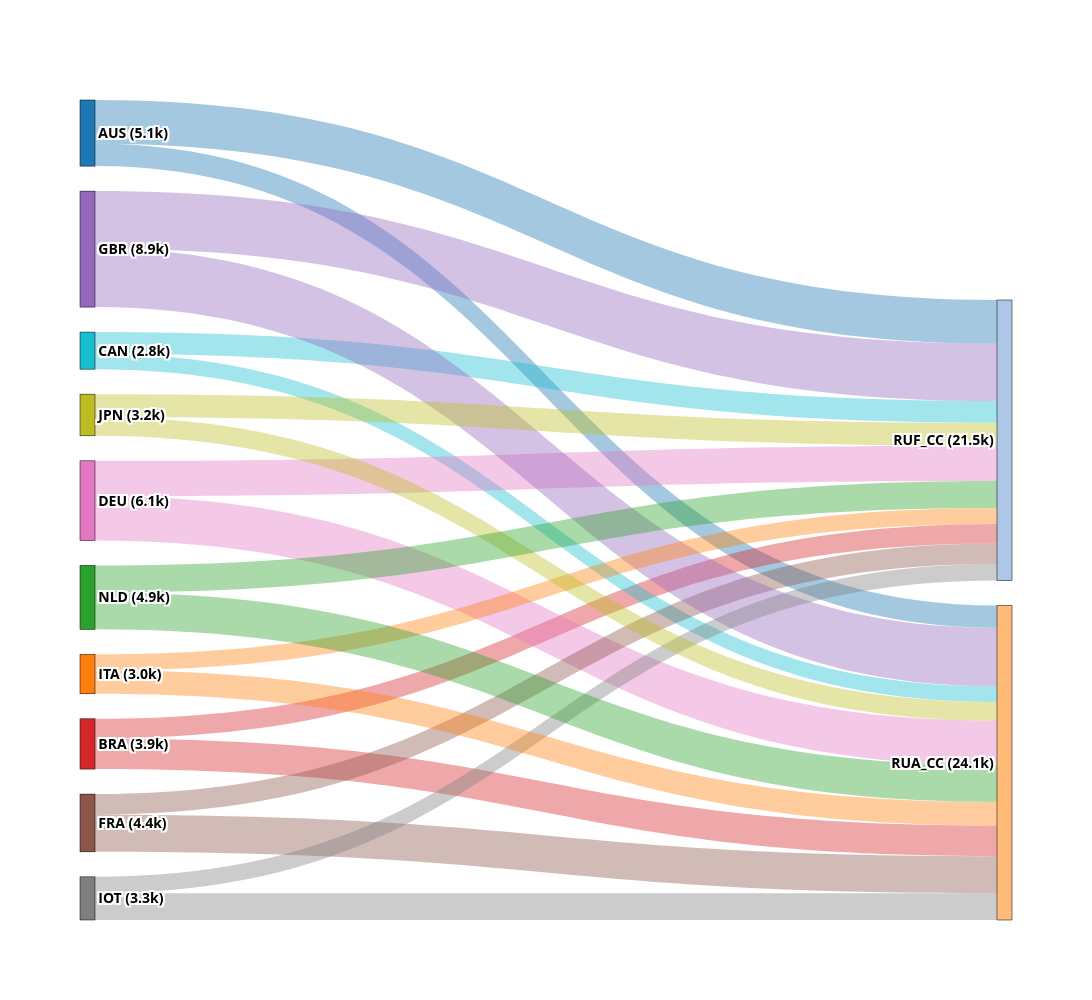

Notebook source saved alongside this figure:
### Code cell
# Sanky diagram of top countries
with Neo4jConnection(URI, "neo4j", NEO4J_PASSWD) as conn:
    source_pdf = conn.query_to_df("""
        MATCH (src)-[r]->(dst)
        WHERE  src.domain_type <> "rua_domain" 
            AND src.domain_type <> "ruf_domain"
            AND (dst.domain_type = "rua_domain" OR dst.domain_type = "ruf_domain")
        WITH src.country AS source_country, COUNT(r) AS outgoing_links
        RETURN source_country, outgoing_links
        ORDER BY outgoing_links DESC
        LIMIT 10;
    """)

    destination_pdf = conn.query_to_df("""
        // Get top 10 source countries
        MATCH (src)-[r]->(dst)
        WHERE src.domain_type <> "rua_domain" 
            AND src.domain_type <> "ruf_domain"
            AND (dst.domain_type = "rua_domain" OR dst.domain_type = "ruf_domain")
        WITH src.country AS source_country, COUNT(r) AS outgoing_links
        ORDER BY outgoing_links DESC
        LIMIT 10
        WITH COLLECT(source_country) AS top_sources

        MATCH (src)-[r]->(dst)
        WHERE (dst.domain_type = "rua_domain" OR dst.domain_type = "ruf_domain")
            AND src.domain_type <> "rua_domain"
            AND src.domain_type <> "ruf_domain"
            AND src.country IN top_sources  // limit to the top sources to make the sankey diagram sense otherwise the flows won't match
        WITH dst.country AS dest_country, COUNT(r) AS incoming_links
        RETURN dest_country, incoming_links
        ORDER BY incoming_links DESC
        LIMIT 10;
    """)

    flow_pdf = conn.query_to_df("""
        // Get top 10 source countries (excluding RUA_CC and RUF_CC)
        MATCH (src)-[r]->(dst)
        WHERE src.domain_type <> "rua_domain" 
            AND src.domain_type <> "ruf_domain"
            AND (dst.domain_type = "rua_domain" OR dst.domain_type = "ruf_domain")
        WITH src.country AS source_country, COUNT(r) AS outgoing_links
        ORDER BY outgoing_links DESC
        LIMIT 10
        WITH COLLECT(source_country) AS top_sources

        // Get top 10 destination countries (only RUA_CC and RUF_CC)
        MATCH (src)-[r]->(dst)
        WHERE (dst.domain_type = "rua_domain" OR dst.domain_type = "ruf_domain")
            AND src.domain_type <> "rua_domain"
            AND src.domain_type <> "ruf_domain"
        WITH dst.country AS dest_country, COUNT(r) AS incoming_links, top_sources
        ORDER BY incoming_links DESC
        LIMIT 10
        WITH COLLECT(dest_country) AS top_destinations, top_sources

        // Now get the flow data
        MATCH (src)-[r]->(dst)
        WHERE src.country IN top_sources
            AND (dst.domain_type = "rua_domain" OR dst.domain_type = "ruf_domain")
            AND src.domain_type <> "rua_domain"
            AND src.domain_type <> "ruf_domain"
        WITH
            src.country AS source,
            CASE
                WHEN src.country = dst.country AND (dst.domain_type = "rua_domain" OR dst.domain_type = "ruf_domain") AND (src.domain_type <> "rua_domain" AND src.domain_type <> "ruf_domain") THEN "Own country"
                WHEN dst.country IN top_destinations AND (dst.domain_type = "rua_domain" OR dst.domain_type = "ruf_domain") AND (src.domain_type <> "rua_domain" AND src.domain_type <> "ruf_domain") THEN dst.country
                WHEN dst.domain_type = "rua_domain" OR dst.domain_type = "ruf_domain" AND (src.domain_type <> "rua_domain" AND src.domain_type <> "ruf_domain") THEN "Other countries"
            ELSE NULL
            END AS destination,
            COUNT(r) AS flow_count,
            top_destinations
        WHERE destination IS NOT NULL
        RETURN source, destination, flow_count
        ORDER BY source, flow_count DESC;
    """)


def create_sankey_diagram(df_sources, df_destinations, df_flows, filename):
    """
    Create a Sankey diagram showing flows between top source and destination countries.
    
    Parameters:
    df_sources: DataFrame with columns ['source_country', 'outgoing_links'] - Top sources
    df_destinations: DataFrame with columns ['dest_country', 'incoming_links'] - Top destinations  
    df_flows: DataFrame with columns ['source', 'destination', 'flow_count'] - Flow data
    """
    # Get top 10 countries from each DataFrame
    top_sources = set(df_sources.head(10)['source_country'].tolist())
    top_destinations = set(df_destinations.head(8)['dest_country'].tolist())

    
    # Process flow data - only keep flows from top sources
    flows_filtered = df_flows[df_flows['source'].isin(top_sources)].copy()
    
    # Categorize destinations
    def categorize_destination(row):
        if row['source'] == row['destination']:
            return "Own country"
        elif row['destination'] in top_destinations:
            return row['destination']
        else:
            return "Other countries"
    
    flows_filtered['dest_category'] = flows_filtered.apply(categorize_destination, axis=1)
    
    # Aggregate flows by source and destination category
    flow_summary = flows_filtered.groupby(['source', 'dest_category'])['flow_count'].sum().reset_index()
    
    # Create node lists
    source_nodes = list(top_sources)
    dest_nodes = ['Own country', 'Other countries'] + [d for d in top_destinations if d not in top_sources]
    
    all_nodes = source_nodes + dest_nodes
    node_dict = {node: idx for idx, node in enumerate(all_nodes)}

    # Define colors
    colors = {
        'Own country': '#ff6b6b',
        'Other countries': '#95a5a6'
    }
    
    # Generate colors for other nodes
    plotly_colors = ['#1f77b4', '#ff7f0e', '#2ca02c', '#d62728', '#9467bd', 
                     '#8c564b', '#e377c2', '#7f7f7f', '#bcbd22', '#17becf',
                     '#aec7e8', '#ffbb78', '#98df8a', '#ff9896', '#c5b0d5']
    
    node_colors = []
    color_idx = 0
    for node in all_nodes:
        if node in colors:
            node_colors.append(colors[node])
        else:
            node_colors.append(plotly_colors[color_idx % len(plotly_colors)])
            color_idx += 1
    
    # Convert hex colors to rgba with transparency for links
    def hex_to_rgba(hex_color, alpha=0.4):
        """Convert hex color to rgba with specified alpha"""
        hex_color = hex_color.lstrip('#')
        rgb = tuple(int(hex_color[i:i+2], 16) for i in (0, 2, 4))
        return f'rgba({rgb[0]}, {rgb[1]}, {rgb[2]}, {alpha})'

    # Create labels with flow counts
    source_labels = []
    for country in source_nodes:
        total_outgoing = df_sources[df_sources['source_country'] == country]['outgoing_links'].iloc[0] if not df_sources[df_sources['source_country'] == country].empty else 0
        source_labels.append(f"{country} ({total_outgoing/1000:.1f}k)")
    
    dest_labels = []
    for dest in dest_nodes:
        if dest == "Own country":
            # Calculate own country total
            own_total = flow_summary[flow_summary['dest_category'] == 'Own country']['flow_count'].sum()
            dest_labels.append(f"Own country ({own_total/1000:.1f}k)")
        elif dest == "Other countries":
            # Calculate other countries total
            other_total = flow_summary[flow_summary['dest_category'] == 'Other countries']['flow_count'].sum()
            dest_labels.append(f"Other countries ({other_total/1000:.1f}k)")
        else:
            total_incoming = df_destinations[df_destinations['dest_country'] == dest]['incoming_links'].iloc[0] if not df_destinations[df_destinations['dest_country'] == dest].empty else 0
            dest_labels.append(f"{dest} ({total_incoming/1000:.1f}k)")

    all_labels = source_labels + dest_labels
    bold_labels_with_size = [
        f"<b><span style='color:black; text-shadow: \
        2px 2px 0px white, -2px -2px 0px white, 2px -2px 0px white, -2px 2px 0px white, \
        2px 0px 0px white, 0px 2px 0px white, -2px 0px 0px white, 0px -2px 0px white;'>{label}</span></b>"
        for label in all_labels
    ]

    # Create links using the flow_summary (this is the key fix)
    source = []
    target = []
    value = []
    
    for _, row in flow_summary.iterrows():
        source_idx = node_dict[row['source']]
        target_idx = node_dict[row['dest_category']]
        flow_value = row['flow_count']
        
        source.append(source_idx)
        target.append(target_idx)
        value.append(flow_value)

    # Create link colors based on source nodes
    link_colors = [hex_to_rgba(node_colors[src_idx]) for src_idx in source]


    # Create Sankey diagram with improved spacing
    fig = go.Figure(data=[go.Sankey(
        node=dict(
            pad=25,  # Increased padding between nodes
            thickness=15,  # Slightly thinner nodes
            line=dict(color="black", width=0.5),
            label=bold_labels_with_size,
            color=node_colors,
        ),
        link=dict(
            source=source,
            target=target,
            value=value,
            color=link_colors,
            hovertemplate='<b>%{source.label}</b> → <b>%{target.label}</b><br>' +
                 'Value: %{value:,.0f}<br>',
        )
    )])

    fig.update_layout(
        #annotations=annotations,
        title_text="",
        width=1500,  # Increased width
        height=1000,  # Increased height
        font_size=14,
        #margin=dict(l=100, r=100, t=100, b=100)  # Added margins
    )
    fig.show()
    # https://stackoverflow.com/questions/37241892/export-pdf-using-plotly-python
    plotly.io.write_image(fig, filename, format='pdf', width=1500, height=1000)



# display(source_pdf)
# display(destination_pdf)
# display(flow_pdf)
create_sankey_diagram(source_pdf.sort_values(by="source_country"), destination_pdf.sort_values(by="dest_country"), flow_pdf.sort_values(by="source"), 'figures/countryxcountry_sankey.pdf')

### Figure 1 — Plotly figure (JSON) as saved in the notebook; plotly's stock layout.template omitted (floating-point values rounded to 4 significant figures)
{"data": [{"link": {"color": ["rgba(31, 119, 180, 0.4)", "rgba(31, 119, 180, 0.4)", "rgba(214, 39, 40, 0.4)", "rgba(214, 39, 40, 0.4)", "rgba(23, 190, 207, 0.4)", "rgba(23, 190, 207, 0.4)", "rgba(227, 119, 194, 0.4)", "rgba(227, 119, 194, 0.4)", "rgba(140, 86, 75, 0.4)", "rgba(140, 86, 75, 0.4)", "rgba(148, 103, 189, 0.4)", "rgba(148, 103, 189, 0.4)", "rgba(127, 127, 127, 0.4)", "rgba(127, 127, 127, 0.4)", "rgba(255, 127, 14, 0.4)", "rgba(255, 127, 14, 0.4)", "rgba(188, 189, 34, 0.4)", "rgba(188, 189, 34, 0.4)", "rgba(44, 160, 44, 0.4)", "rgba(44, 160, 44, 0.4)"], "hovertemplate": "<b>%{source.label}</b> → <b>%{target.label}</b><br>Value: %{value:,.0f}<br>", "source": [0, 0, 3, 3, 9, 9, 6, 6, 5, 5, 4, 4, 7, 7, 1, 1, 8, 8, 2, 2], "target": [13, 12, 13, 12, 13, 12, 13, 12, 13, 12, 13, 12, 13, 12, 13, 12, 13, 12, 13, 12], "value": [1708, 3363, 2350, 1506, 1182, 1661, 3406, 2705, 2850, 1581, 4500, 4396, 2046, 1264, 1799, 1227, 1443, 1752, 2831, 2068]}, "node": {"color": ["#1f77b4", "#ff7f0e", "#2ca02c", "#d62728", "#9467bd", "#8c564b", "#e377c2", "#7f7f7f", "#bcbd22", "#17becf", "#ff6b6b", "#95a5a6", "#aec7e8", "#ffbb78"], "label": ["<b><span style='color:black; text-shadow:         2px 2px 0px white, -2px -2px 0px white, 2px -2px 0px white, -2px 2px 0px white,         2px 0px 0px white, 0px 2px 0px white, -2px 0px 0px white, 0px -2px 0px white;'>AUS (5.1k)</span></b>", "<b><span style='color:black; text-shadow:         2px 2px 0px white, -2px -2px 0px white, 2px -2px 0px white, -2px 2px 0px white,         2px 0px 0px white, 0px 2px 0px white, -2px 0px 0px white, 0px -2px 0px white;'>ITA (3.0k)</span></b>", "<b><span style='color:black; text-shadow:         2px 2px 0px white, -2px -2px 0px white, 2px -2px 0px white, -2px 2px 0px white,         2px 0px 0px white, 0px 2px 0px white, -2px 0px 0px white, 0px -2px 0px white;'>NLD (4.9k)</span></b>", "<b><span style='color:black; text-shadow:         2px 2px 0px white, -2px -2px 0px white, 2px -2px 0px white, -2px 2px 0px white,         2px 0px 0px white, 0px 2px 0px white, -2px 0px 0px white, 0px -2px 0px white;'>BRA (3.9k)</span></b>", "<b><span style='color:black; text-shadow:         2px 2px 0px white, -2px -2px 0px white, 2px -2px 0px white, -2px 2px 0px white,         2px 0px 0px white, 0px 2px 0px white, -2px 0px 0px white, 0px -2px 0px white;'>GBR (8.9k)</span></b>", "<b><span style='color:black; text-shadow:         2px 2px 0px white, -2px -2px 0px white, 2px -2px 0px white, -2px 2px 0px white,         2px 0px 0px white, 0px 2px 0px white, -2px 0px 0px white, 0px -2px 0px white;'>FRA (4.4k)</span></b>", "<b><span style='color:black; text-shadow:         2px 2px 0px white, -2px -2px 0px white, 2px -2px 0px white, -2px 2px 0px white,         2px 0px 0px white, 0px 2px 0px white, -2px 0px 0px white, 0px -2px 0px white;'>DEU (6.1k)</span></b>", "<b><span style='color:black; text-shadow:         2px 2px 0px white, -2px -2px 0px white, 2px -2px 0px white, -2px 2px 0px white,         2px 0px 0px white, 0px 2px 0px white, -2px 0px 0px white, 0px -2px 0px white;'>IOT (3.3k)</span></b>", "<b><span style='color:black; text-shadow:         2px 2px 0px white, -2px -2px 0px white, 2px -2px 0px white, -2px 2px 0px white,         2px 0px 0px white, 0px 2px 0px white, -2px 0px 0px white, 0px -2px 0px white;'>JPN (3.2k)</span></b>", "<b><span style='color:black; text-shadow:         2px 2px 0px white, -2px -2px 0px white, 2px -2px 0px white, -2px 2px 0px white,         2px 0px 0px white, 0px 2px 0px white, -2px 0px 0px white, 0px -2px 0px white;'>CAN (2.8k)</span></b>", "<b><span style='color:black; text-shadow:         2px 2px 0px white, -2px -2px 0px white, 2px -2px 0px white, -2px 2px 0px white,         2px 0px 0px white, 0px 2px 0px white, -2px 0px 0px white, 0px -2px 0px white;'>Own country (0.0k)</span></b>", "<b><span style='color:black; text-shadow:         2px 2px 0px white, -2px -2px 0px white, 2px -2px 0px white, -2px 2px 0px white,         2px 0px 0px white, 0px 2px 0px white, -2px 0px 0px white, 0px -2px 0px white;'>Other countries (0.0k)</span></b>", "<b><span style='color:black; text-shadow:         2px 2px 0px white, -2px -2px 0px white, 2px -2px 0px white, -2px 2px 0px white,         2px 0px 0px white, 0px 2px 0px white, -2px 0px 0px white, 0px -2px 0px white;'>RUF_CC (21.5k)</span></b>", "<b><span style='color:black; text-shadow:         2px 2px 0px white, -2px -2px 0px white, 2px -2px 0px white, -2px 2px 0px white,         2px 0px 0px white, 0px 2px 0px white, -2px 0px 0px white, 0px -2px 0px white;'>RUA_CC (24.1k)</span></b>"], "line": {"color": "black", "width": 0.5}, "pad": 25, "thickness": 15}, "type": "sankey"}], "layout": {"font": {"size": 14}, "height": 1000, "title": {"text": ""}, "width": 1500}}
